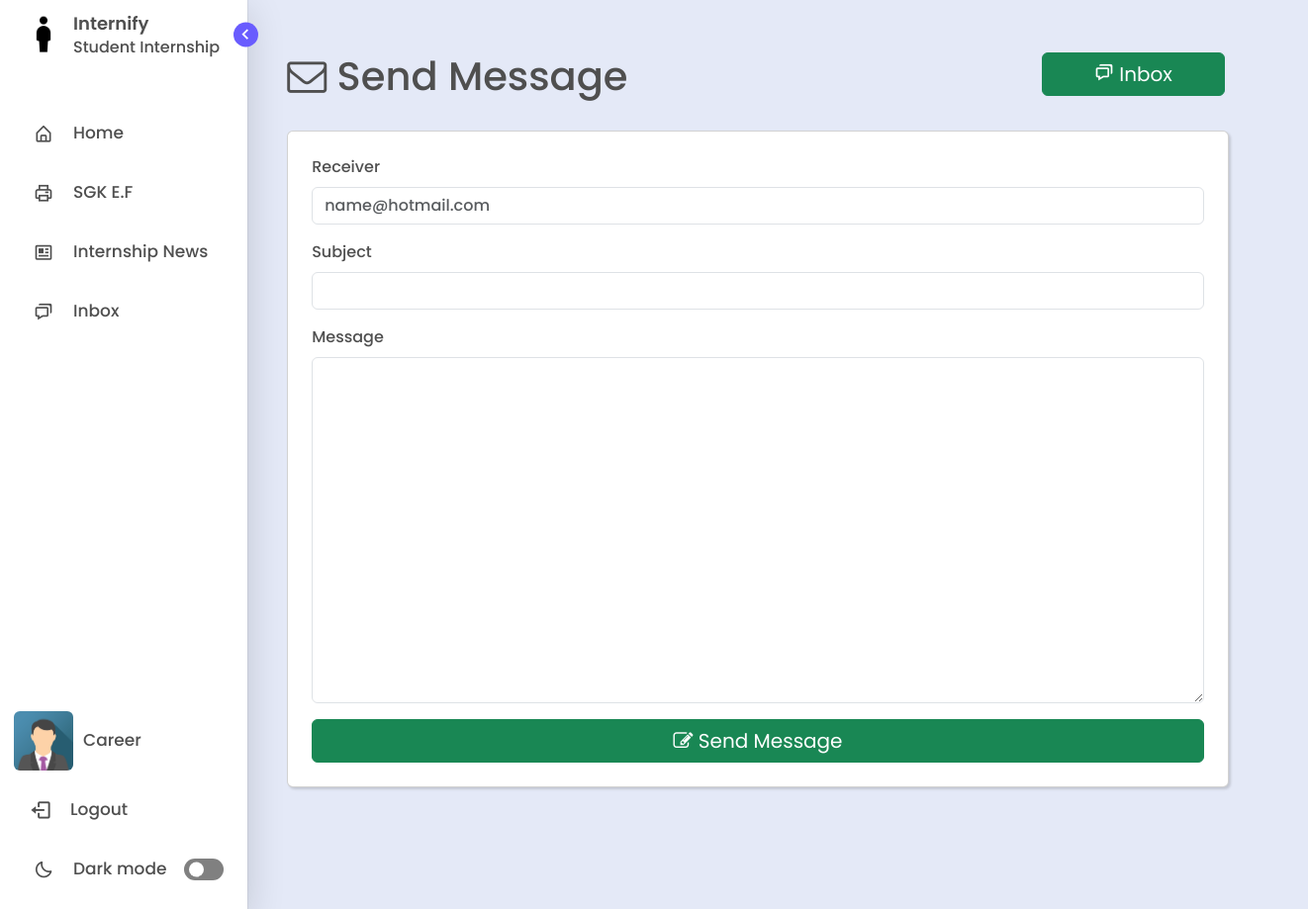
/inbox/send-message (signed in), run on the app's committed database.
### management/models.py (models this page shows, shortened)
class User(AbstractBaseUser, PermissionsMixin):
    GENDER_CHOICES = (
        ('M', 'Male'),
        ('F', 'Female'),
    )
    first_name = models.CharField(max_length=100)
    last_name = models.CharField(max_length=100)
    email = models.EmailField(unique=True)
    gender = models.CharField(max_length=1, choices=GENDER_CHOICES)
    photo = models.ImageField(upload_to='users', null=True, blank=True)
    last_login = models.DateTimeField(auto_now=True)
    is_active = models.BooleanField(default=True)
    is_staff = models.BooleanField(default=False)
    is_superuser = models.BooleanField(default=False)
    objects = CustomUserManager()
    USERNAME_FIELD = 'email'
    REQUIRED_FIELDS = ['first_name', 'last_name', 'gender',  'password']

### management/views.py (the view)
# urls.py: path('inbox/send-message', views.sendmessage, name = "sendmessage"),
def sendmessage(request):
	return render(request, "sendmessage.html")

### templates/sendmessage.html (shortened to what this page needs)
{% extends "layout.html" %}
{% load static %}
{% block content %}
{% include 'includes/sidebar.html' with unread_messages=unread_messages %}
<div class="home offset-md-1" style="margin-top:4%;">
  <div class="row">
    <div class="col-md-5">
      <h1 class="title text"><i class="fa fa-envelope-o"></i> Send Message</h1>
    </div>
    <div class="col-md-5">
      <a href="{% url 'inbox' %}" class="btn btn-success btn-block" style="font-size: 20px; width:40%; float:right;"><i class='bx bx-chat icon'></i> Inbox</a>
    </div>
  </div>
  <div class="col-md-10" style="margin-top:2%">
    <div class="panel-body">
        <form action="{% url 'inbox' %}" method="POST">
          <div class="card p-4 text">
            <div class="mb-3">
              <label for="exampleFormControlInput1" class="form-label" style="font-weight: 500;">Receiver</label>
              <input name="email" type="email" class="form-control text" id="exampleFormControlInput1" required placeholder="name@hotmail.com" style="background-color: var(--primary-color-light); ">
            </div>
            <div class="mb-3">
              <label for="exampleFormControlInput1" class="form-label" style="font-weight: 500;">Subject</label>
              <input name="title" type="text" class="form-control text" id="exampleFormControlInput1" required style="background-color: var(--primary-color-light);">
            </div>
            <div class="mb-3">
              <label for="exampleFormControlTextarea1" class="form-label" style="font-weight: 500;">Message</label>
              <textarea name="content" class="form-control text" id="exampleFormControlTextarea1" required rows="14" style="background-color: var(--primary-color-light);"></textarea>
            </div>
            <button type="submit" class="btn btn-success btn-block" style="font-size: 20px; width: 100%;"><i class='fa fa-pencil-square-o'></i> Send Message</button>
          </div>
        </form>
    </div>
  </div>
</div>
{% endblock content %}

### templates/includes/sidebar.html (shortened to what this page needs)
<!DOCTYPE html>
{% load static %}
<html lang="en">
<head>
    <link href='https://unpkg.com/boxicons@2.1.1/css/boxicons.min.css' rel='stylesheet'>
</head>
<body>
    <nav class="sidebar open">
        <header>
            <div class="image-text">
                <span class="image">
                    <a href="/home"><img id="my-image" src="{% static 'assets/img/logo.png' %}" alt=""></a>
                </span>
                <div class="text logo-text">
                    <a href="/home" style="text-decoration: none; color: var(--text-color);"><span class="name">Internify</span></a>
                    <span class="profession">Student Internship</span>
                </div>
            </div>
            <i class='bx bx-chevron-right toggle'></i>
        </header>
        <div class="menu-bar">
            <div class="menu">
                <li class="nav-link">
                    <a href="{% url 'index' %}">
                        <i class='bx bx-home-alt icon' ></i>
                        <span class="text nav-text">Home</span>
                    </a>
                </li>
                {% for group in request.user.groups.all %}
                    {% if group.name == 'Staff' %}
                        <li class="nav-link">
                            <a href="/sgk-ef">
                                <i class='bx bx-printer icon' ></i>
                                <span class="text nav-text">SGK E.F</span>
                            </a>
                        </li>
                        <li class="nav-link">
                            <a href="/internship-opportunities">
                              <i class='bx bx-news icon' ></i>
                              <span class="text nav-text">Internship News</span>
                            </a>
                        </li>
                    {% endif %}
                {% endfor %}
                <li class="nav-link">
                    <a href="{% url 'inbox' %}"  class="position-relative">
                        <i class='bx bx-chat icon' ></i>
                        <span class="text nav-text">Inbox
						</span>
                    </a>
                </li>
            </div>
            <div class="bottom-content">
                <li class="nav-link">
                    <a href="/profile">
                        <img src="
                                {% if request.user.photo%}
                                    {{ request.user.photo.url }}
                                {% elif request.user.gender == 'M' %}
                                    {% static 'assets/img/avatars/male_avatar.png' %}
                                {% else %}
                                    {% static 'assets/img/avatars/female_avatar.png' %}
                                {% endif %}
                                "
                                alt="user-avatar"
                            class="d-block rounded" height="60" width="60" id="uploadedAvatar" />
                        <span class="text nav-text" style="margin-left:10px;"> {{user.first_name}}</span>
                    </a>
                </li>
                <li class="nav-link">
                    <a href="/logout">
                        <i class='bx bx-log-out icon' style="font-size:23px; margin-left:-3px;"></i>
                        <span class="text nav-text">Logout</span>
                    </a>
                </li>
                <li class="mode">
                    <div class="sun-moon">
                        <i class='bx bx-moon icon moon'></i>
                    </div>
                    <span class="mode-text text">Dark mode</span>
                    <div class="toggle-switch">
                        <span class="switch"></span>
                    </div>
                </li>
            </div>
        </div>
    </nav>
</body>
</html>

### templates/sendmessage.html (style rules this page uses)
body { overflow: hidden; margin-top:9%; }

### templates/includes/sidebar.html (style rules this page uses)
* { margin: 0; padding: 0; box-sizing: border-box; font-family: 'Poppins', sans-serif; }
:root { --body-color: #E4E9F7; --sidebar-color: #FFF; --primary-color: #695CFE; --primary-color-light: white; --purple-text-color: #696CFF; --toggle-color: gray; --text-color: #4f4f4f; --tran-03: all 0.2s ease; --tran-03: all 0.3s ease; --tran-04: all 0.3s ease; --tran-05: all 0.3s ease; }
body { min-height: 100vh; background-color: var(--body-color); transition: var(--tran-05); overflow-x: hidden; }
.sidebar { position: fixed; top: 0; left: 0; height: 100%; width: 250px; padding: 10px 14px; background: var(--sidebar-color); transition: var(--tran-05); z-index: 100; box-shadow: rgba(0, 0, 0, 0.16) 0px 10px 36px 0px, rgba(0, 0, 0, 0.06) 0px 0px 0px 1px; }
.sidebar li { height: 50px; list-style: none; display: flex; align-items: center; margin-top: 10px; }
.sidebar header .image, .sidebar .icon { min-width: 60px; border-radius: 6px; }
.sidebar .icon { min-width: 60px; border-radius: 6px; height: 100%; display: flex; align-items: center; justify-content: center; font-size: 20px; }
.sidebar .text, .sidebar .icon { color: var(--text-color); transition: var(--tran-03); }
.sidebar .text { font-size: 17px; font-weight: 500; white-space: nowrap; opacity: 1; }
.sidebar header { position: relative; }
.sidebar header .image-text { display: flex; align-items: center; }
.sidebar header .logo-text { display: flex; flex-direction: column; }
header .image-text .name { margin-top: 2px; font-size: 18px; font-weight: 600; }
header .image-text .profession { font-size: 16px; margin-top: -2px; display: block; }
.sidebar header .image { display: flex; align-items: center; justify-content: center; }
.sidebar header .image img { width: 40px; border-radius: 6px; }
.sidebar header .toggle { position: absolute; top: 50%; right: -25px; transform: translateY(-50%) rotate(180deg); height: 25px; width: 25px; background-color: var(--primary-color); color: var(--sidebar-color); border-radius: 50%; display: flex; align-items: center; justify-content: center; font-size: 22px; cursor: pointer; transition: var(--tran-05); }
.sidebar .menu { margin-top: 40px; }
.sidebar li a { list-style: none; height: 100%; background-color: transparent; display: flex; align-items: center; height: 100%; width: 100%; border-radius: 6px; text-decoration: none; transition: var(--tran-03); }
.sidebar .menu-bar { height: calc(100% - 55px); display: flex; flex-direction: column; justify-content: space-between; overflow-y: scroll; }
.sidebar .menu-bar .mode { border-radius: 6px; background-color: var(--primary-color-light); position: relative; transition: var(--tran-05); }
.menu-bar .mode .sun-moon { height: 50px; width: 60px; }
.mode .sun-moon i { position: absolute; }
.bottom-content .nav-link { margin-top:20px; }
.menu-bar .bottom-content .toggle-switch { position: absolute; right: 0; height: 100%; min-width: 60px; display: flex; align-items: center; justify-content: center; border-radius: 6px; cursor: pointer; }
.toggle-switch .switch { position: relative; height: 22px; width: 40px; border-radius: 25px; background-color: var(--toggle-color); transition: var(--tran-05); }
.switch::before { content: ''; position: absolute; height: 15px; width: 15px; border-radius: 50%; top: 50%; left: 5px; transform: translateY(-50%); background-color: var(--sidebar-color); transition: var(--tran-04); }
.home { position: absolute; top: 0; top: 0; left: 180px; height: 100vh; width: calc(100% - 180px); background-color: var(--body-color); transition: var(--tran-05); }
.home .text { font-weight: 500; color: var(--text-color); }
.card { background-color: var(--primary-color-light); box-shadow: rgba(0, 0, 0, 0.15) 1.95px 1.95px 2.6px; }

### data on the page
User: photo (picture), first_name "Career"
